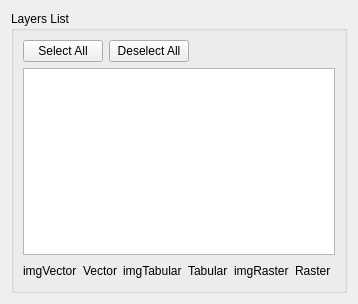
<?xml version="1.0" encoding="UTF-8"?>
<ui version="4.0">
 <class>TL4LayerSelectionWizardPageForm</class>
 <widget class="QWidget" name="TL4LayerSelectionWizardPageForm">
  <property name="geometry">
   <rect>
    <x>0</x>
    <y>0</y>
    <width>358</width>
    <height>304</height>
   </rect>
  </property>
  <property name="windowTitle">
   <string>Form</string>
  </property>
  <layout class="QGridLayout" name="gridLayout_3">
   <item row="0" column="0">
    <widget class="QGroupBox" name="groupBox">
     <property name="title">
      <string>Layers List</string>
     </property>
     <layout class="QGridLayout" name="gridLayout_2">
      <item row="0" column="0">
       <layout class="QVBoxLayout" name="verticalLayout">
        <item>
         <layout class="QHBoxLayout" name="horizontalLayout">
          <item>
           <widget class="QPushButton" name="m_selectAllPushButton">
            <property name="text">
             <string>Select All</string>
            </property>
           </widget>
          </item>
          <item>
           <widget class="QPushButton" name="m_deselectAllPushButton">
            <property name="text">
             <string>Deselect All</string>
            </property>
           </widget>
          </item>
          <item>
           <spacer name="horizontalSpacer">
            <property name="orientation">
             <enum>Qt::Horizontal</enum>
            </property>
            <property name="sizeHint" stdset="0">
             <size>
              <width>40</width>
              <height>20</height>
             </size>
            </property>
           </spacer>
          </item>
         </layout>
        </item>
        <item>
         <widget class="QListWidget" name="m_layersListWidget"/>
        </item>
       </layout>
      </item>
      <item row="1" column="0">
       <layout class="QGridLayout" name="gridLayout">
        <item row="0" column="0">
         <widget class="QLabel" name="m_imgVectorLabel">
          <property name="text">
           <string>imgVector</string>
          </property>
         </widget>
        </item>
        <item row="0" column="1">
         <widget class="QLabel" name="label_2">
          <property name="text">
           <string>Vector</string>
          </property>
         </widget>
        </item>
        <item row="0" column="2">
         <widget class="QLabel" name="m_imgTabularLabel">
          <property name="text">
           <string>imgTabular</string>
          </property>
         </widget>
        </item>
        <item row="0" column="3">
         <widget class="QLabel" name="label_3">
          <property name="text">
           <string>Tabular</string>
          </property>
         </widget>
        </item>
        <item row="0" column="4">
         <widget class="QLabel" name="m_imgRasterLabel">
          <property name="text">
           <string>imgRaster</string>
          </property>
         </widget>
        </item>
        <item row="0" column="5">
         <widget class="QLabel" name="label_5">
          <property name="text">
           <string>Raster</string>
          </property>
         </widget>
        </item>
        <item row="0" column="6">
         <spacer name="horizontalSpacer_2">
          <property name="orientation">
           <enum>Qt::Horizontal</enum>
          </property>
          <property name="sizeHint" stdset="0">
           <size>
            <width>40</width>
            <height>20</height>
           </size>
          </property>
         </spacer>
        </item>
       </layout>
      </item>
     </layout>
    </widget>
   </item>
  </layout>
 </widget>
 <resources/>
 <connections/>
</ui>
